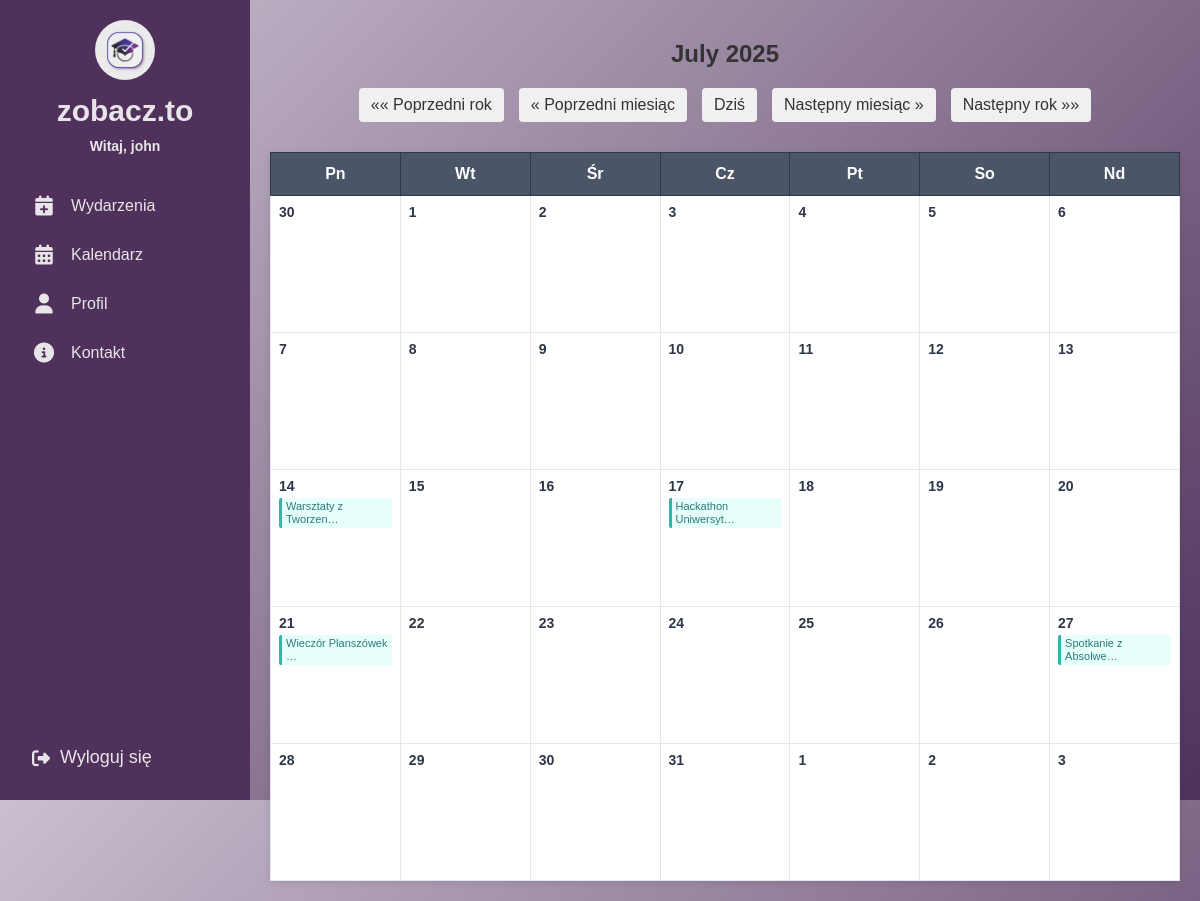
Page /events/calendar/2025/7/ (signed in) on the committed database.
### events/models.py (models this page shows, shortened)
class Event(models.Model):
    title = models.CharField("Tytuł", max_length=200)
    description = models.TextField("Opis wydarzenia")
    date = models.DateTimeField("Data")
    location = models.CharField("Lokalizacja", max_length=200)
    created_by = models.ForeignKey(User, on_delete=models.CASCADE, related_name="created_events")
    image = models.ImageField(upload_to='event_images/', null=True, blank=True)

### events/views.py (the view)
# urls.py: path("calendar/", views.custom_calendar_view, name="custom-calendar"),
def custom_calendar_view(request, year=None, month=None):
    today = date.today()
    year = int(year) if year else today.year
    month = int(month) if month else today.month
    cal = calendar.Calendar(firstweekday=0)  # Monday start
    month_days = cal.itermonthdates(year, month)
    events = Event.objects.filter(date__year=year, date__month=month)
    events_by_day = {}
    for event in events:
        day = event.date.date()
        events_by_day.setdefault(day, []).append(event)
    month_days_with_events = []
    for day in month_days:
        day_events = events_by_day.get(day, [])
        month_days_with_events.append({
            'day': day,
            'events': day_events
        })
    day_names = ["Pn", "Wt", "Śr", "Cz", "Pt", "So", "Nd"]
    context = {
        "month_days": month_days_with_events,
        "year": year,
        "month": month,
        "month_name": calendar.month_name[month],
        "day_names": day_names,
    }
    return render(request, "events/custom_calendar.html", context)

### templates/events/custom_calendar.html (shortened to what this page needs)
{% extends "base.html" %}
{% load static %}
{% block content %}
<div class="calendar-container">
    <div class="calendar-header">
        <h2>{{ month_name }} {{ year }}</h2>
    </div>
    <div class="calendar-navigation">
        <a href="{% url 'custom-calendar' year=year|add:'-1' month=month %}">&laquo;&laquo; Poprzedni rok</a>
        <a href="{% url 'custom-calendar' year=year month=month|add:'-1' %}">&laquo; Poprzedni miesiąc</a>
        <a href="{% url 'custom-calendar' %}">Dziś</a>
        <a href="{% url 'custom-calendar' year=year month=month|add:'1' %}">Następny miesiąc &raquo;</a>
        <a href="{% url 'custom-calendar' year=year|add:'1' month=month %}">Następny rok &raquo;&raquo;</a>
    </div>
    <table class="calendar-table">
        <thead>
            <tr>
                {% for day_name in day_names %}
                <th>{{ day_name }}</th>
                {% endfor %}
            </tr>
        </thead>
        <tbody>
            <tr>
            {% for day_data in month_days %}
                {% if forloop.counter0|divisibleby:7 and not forloop.first %}
                    </tr><tr>
                {% endif %}
                <td>
                    <div class="day-number">{{ day_data.day.day }}</div>
                    {% if day_data.events %}
                        <ul class="events-list">
                        {% for event in day_data.events %}
                            <li><a href="{% url 'event_detail' event.id %}" title="{{ event.title }}">{{ event.title|truncatechars:20 }}</a></li>
                        {% endfor %}
                        </ul>
                    {% endif %}
                </td>
            {% endfor %}
            </tr>
        </tbody>
    </table>
</div>
{% endblock %}

### templates/base.html (shortened to what this page needs)
{% load static %}
<!DOCTYPE html>
<html>
<head>
    <link rel="stylesheet" href="https://cdnjs.cloudflare.com/ajax/libs/font-awesome/6.4.0/css/all.min.css">
    <link rel="stylesheet" href="{% static 'css/home.css' %}">
    <link rel="stylesheet" href="{% static 'css/profile.css' %}">
    <link rel="stylesheet" href="{% static 'css/events.css' %}">
    <link rel="stylesheet" href="{% static 'css/organizer_request_form.css' %}">
    <link rel="stylesheet" href="{% static 'css/organizer_request_sent.css' %}">
    <link rel="stylesheet" href="{% static 'css/organizer_requests_list.css' %}">
</head>
<body>
<div class="sidebar">
  <div class="top">
    <div class="logo">
      <a href="{% url 'home' %}">
        <img src="{% static 'images/logo.jpeg' %}" alt="Logo">
      </a>
      <span class="site-name">zobacz.to</span>
      {% if user.is_authenticated %}
        <span class="username">Witaj, {{ user.username }}</span>
      {% endif %}
    </div>
    <div class="menu">
      <a href="{% url 'events_list' %}">
        <i class="fas fa-calendar-plus"></i>
        <span class="label">Wydarzenia</span>
      </a>
      <a href="{% url 'custom-calendar' %}">
        <i class="fas fa-calendar-alt"></i>
        <span class="label">Kalendarz</span>
      </a>
      <a href="{% url 'profile' %}">
        <i class="fas fa-user"></i>
        <span class="label">Profil</span>
      </a>
      <a href="{% url 'contact' %}">
        <i class="fas fa-info-circle"></i>
        <span class="label">Kontakt</span>
      </a>
    </div>
  </div>
  <div class="bottom">
    <form action="{% url 'logout' %}" method="post">
      <button type="submit">
        <i class="fas fa-sign-out-alt"></i>
        <span class="logout-label">Wyloguj się</span>
      </button>
    </form>
  </div>
</div>
  <main>
    <div class="main-content">
    {% block content %}
    {% endblock content %}
  </main>
</body>
</html>

### static/css/home.css (style rules this page uses)
:root { --light-purple: #CABFCF; --dark-purple: #50315C; --medium-purple: #583D9C; --white: #E7E5E8; --blue-purple: #4941A1; }
body { margin: 0; font-family: 'Arial', sans-serif; background: linear-gradient(135deg, var(--light-purple), var(--dark-purple)); height: 100vh; overflow-x: hidden; }
.main-content { min-height: 100vh; width: calc(100vw - 250px); max-width: calc(100vw - 250px); box-sizing: border-box; padding: 0; margin-left: 250px; transition: none; overflow-y: visible; color: #333; }
.sidebar { background-color: var(--dark-purple); width: 250px; display: flex; flex-direction: column; justify-content: space-between; color: var(--white); height: 100vh; position: fixed; left: 0; top: 0; z-index: 10; }
.sidebar .top, .sidebar .bottom { padding: 20px; }
.sidebar .logo { display: flex; flex-direction: column; align-items: center; }
.sidebar .logo img { width: 60px; height: 60px; border-radius: 50%; margin-bottom: 10px; transition: width 0.3s ease, height 0.3s ease; }
.sidebar .logo .site-name { font-size: 30px; font-weight: 700; color: var(--white); margin-bottom: 5px; }
.sidebar .username { font-weight: 600; font-size: 14px; text-align: left; margin-top: 5px; display: block !important; }
.menu { margin-top: 30px; }
.menu a { display: flex; align-items: center; gap: 15px; color: var(--white); text-decoration: none; padding: 12px; border-radius: 8px; transition: background 0.2s; white-space: nowrap; margin-bottom: 5px; }
.menu .label { font-size: 16px; display: block !important; }
.sidebar .menu i { font-size: 20px; min-width: 24px; text-align: center; }
.sidebar .bottom form { margin: 0; }
.sidebar .bottom button { background: none; border: none; color: var(--white); font-size: 18px; cursor: pointer; display: flex; align-items: center; gap: 10px; padding: 12px; width: 100%; text-align: left; border-radius: 8px; transition: background 0.2s; }

### templates/events/custom_calendar.html (style rules this page uses)
.calendar-container { max-width: 1200px; margin: 0 auto; padding: 20px; }
.calendar-header { text-align: center; margin-bottom: 20px; }
.calendar-navigation { display: flex; justify-content: center; gap: 15px; margin-bottom: 30px; flex-wrap: wrap; }
.calendar-navigation a { padding: 8px 12px; background-color: #f0f0f0; text-decoration: none; border-radius: 4px; color: #333; transition: background-color 0.2s; }
.calendar-table { width: 100%; border-collapse: collapse; box-shadow: 0 2px 8px rgba(0,0,0,0.1); background: white; }
.calendar-table th { background-color: #4a5568; color: white; padding: 12px 8px; text-align: center; font-weight: bold; border: 1px solid #2d3748; }
.calendar-table td { width: 14.28%; height: 120px; vertical-align: top; padding: 8px; border: 1px solid #e2e8f0; position: relative; background-color: #fff; }
.day-number { font-weight: bold; font-size: 14px; color: #2d3748; margin-bottom: 4px; }
.events-list { list-style: none; padding: 0; margin: 0; font-size: 11px; }
.events-list li { margin-bottom: 2px; padding: 2px 4px; background-color: #e6fffa; border-left: 3px solid #38b2ac; border-radius: 2px; line-height: 1.2; }
.events-list a { color: #2c7a7b; text-decoration: none; display: block; word-wrap: break-word; hyphens: auto; }

### rows in the picture
Event: title "Warsztaty z Tworzen…"
Event: title "Hackathon Uniwersyt…"
Event: title "Wieczór Planszówek …"
Event: title "Spotkanie z Absolwe…"

### other values in the picture
{{ user.username }} "john"
{{ month_name }} "July"
{{ year }} "2025"
{{ day_name }} "Pn" "Wt" "Śr" "Cz" "Pt" "So" "Nd"
{{ day_data.day.day }} "30" "1" "2" "3" "4" "5" "6" "7" "8" "9" "10" "11" "12" "13" "14" "15" "16" "17" "18" "19" "20" "21" "22" "23" "24" "25" "26" "27" "28" "29" "30" "31" "1" "2" "3"
